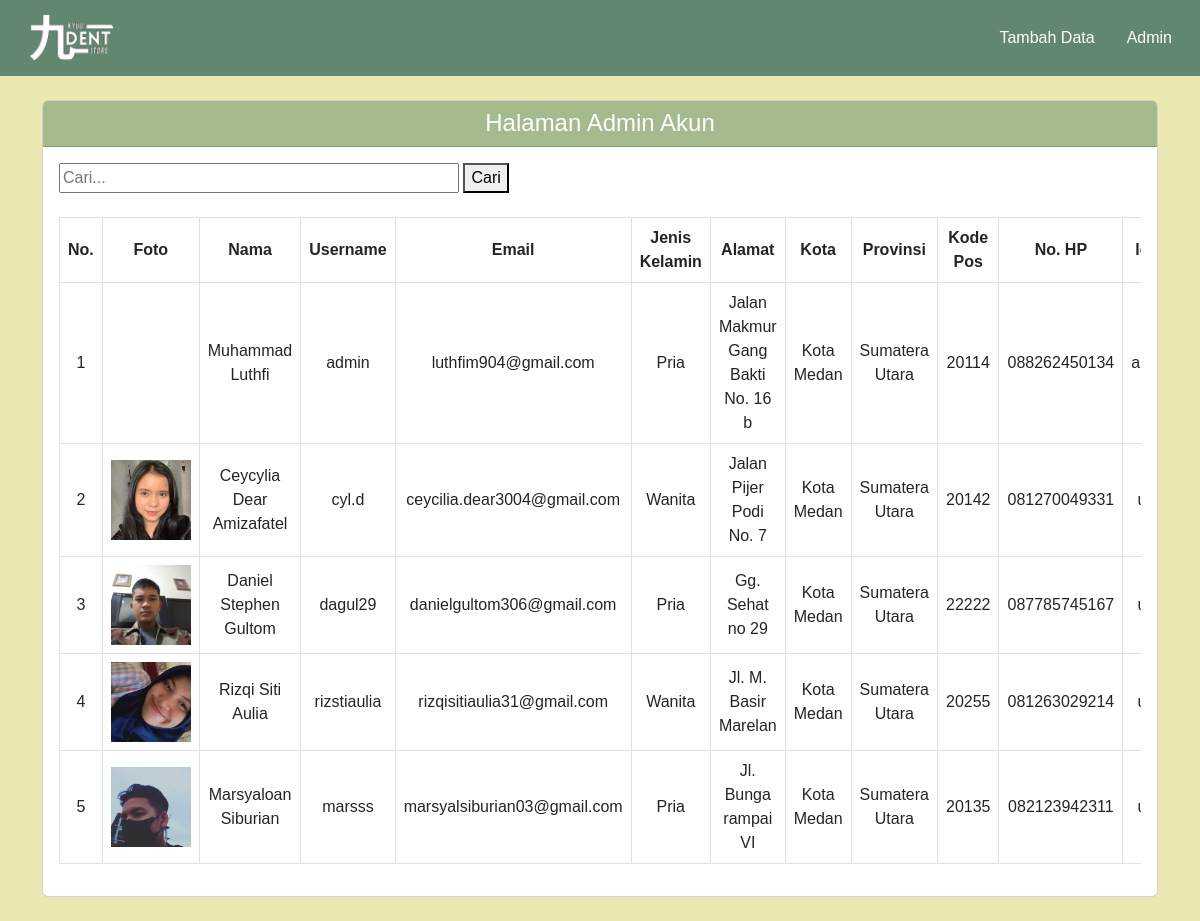
The page /?p=adminAkun (signed in) on the database as committed earlier.
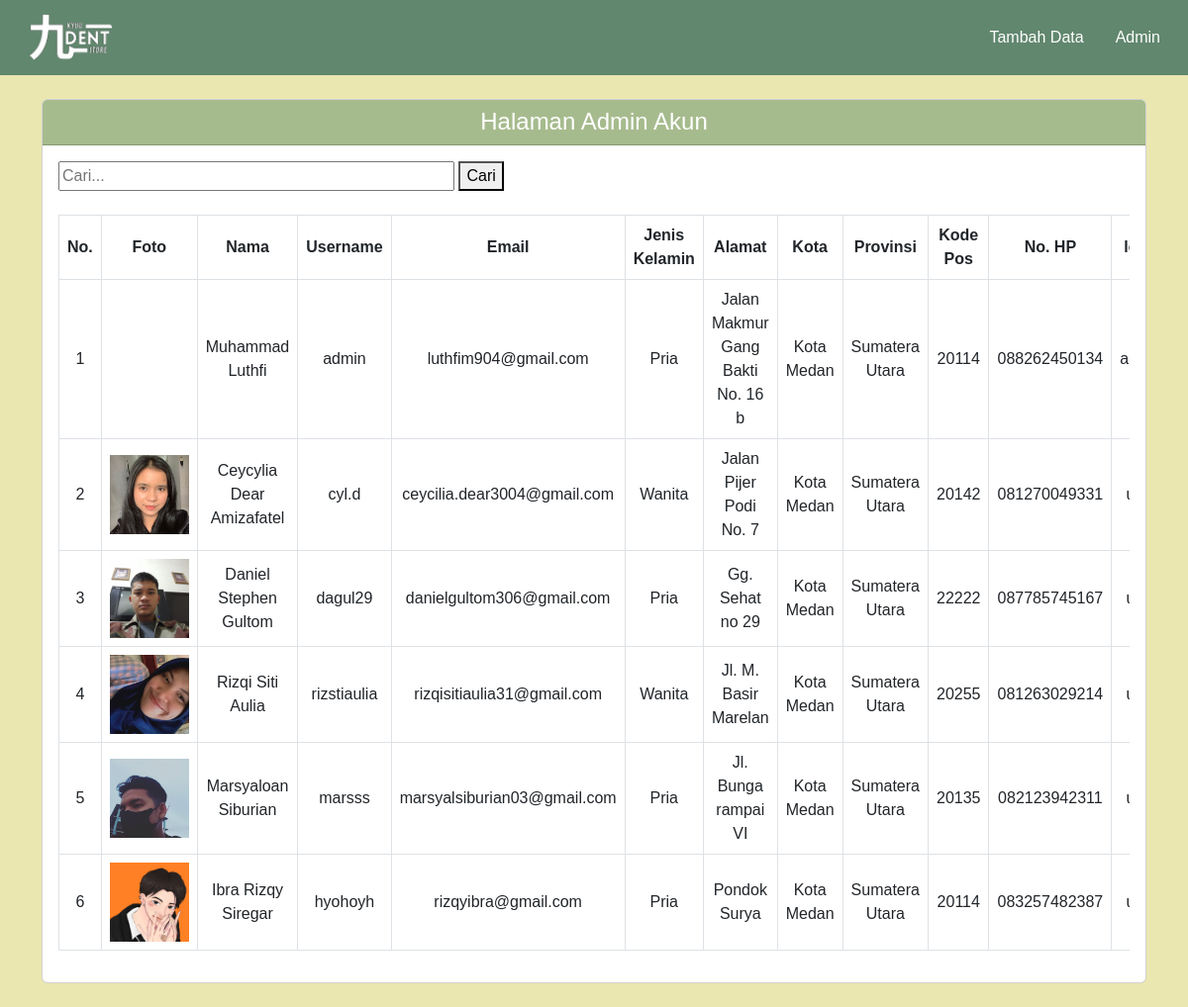
The same page on the database as committed later.
### tables this page shows
CREATE TABLE `akun` (
  `id` int(11) NOT NULL,
  `img` varchar(60) NOT NULL,
  `username` varchar(30) NOT NULL,
  `email` varchar(50) NOT NULL,
  `nama` varchar(40) NOT NULL,
  `jenis_kelamin` varchar(20) NOT NULL,
  `alamat` text NOT NULL,
  `kota` varchar(40) NOT NULL,
  `provinsi` varchar(40) NOT NULL,
  `kode_pos` varchar(20) NOT NULL,
  `no_hp` varchar(20) NOT NULL,
  `level` int(11) NOT NULL,
  `password` varchar(255) NOT NULL
);

### includes/functions.php (called while the page is built, shortened)
<?php
    $conn = mysqli_connect("localhost", "root", "", "kyuudent_store");
    function tampilkan($query){
        global $conn;
        $hasil = mysqli_query($conn, $query);
        $kosong = [];
        while($isi = mysqli_fetch_assoc($hasil)){
            $kosong[] = $isi;
        }
        return $kosong;
    }
?>

### page/adminAkun.php (the view, shortened to what this page needs)
<?php
    $data = tampilkan("SELECT * FROM akun ORDER BY id ASC");
?>
<div class="container">
    <div class="card col-12 p-0 detail">
        <div class="card-header bg-ijo2">
            <h4 class="card-title text-center mb-0 text-white">Halaman Admin Akun</h4>
        </div>
        <div class="card-body">
            <form method="POST" action="">
                <input autocomplete="off" size="40" type="text" name="keyword" id="" placeholder="Cari...">
                <button type="submit" name="cari">
                    Cari
                </button>
            </form>
            <br>
            <div class="table-responsive">
                <table class="table table-bordered text-center align-middle table-responsive">
                    <tr>
                        <th>No.</th>
                        <th>Foto</th>
                        <th>Nama</th>
                        <th>Username</th>
                        <th>Email</th>
                        <th>Jenis Kelamin</th>
                        <th>Alamat</th>
                        <th>Kota</th>
                        <th>Provinsi</th>
                        <th>Kode Pos</th>
                        <th>No. HP</th>
                        <th>level</th>
                    </tr>
                    <?php
                        $i = 1;
                        foreach($data as $row) :
                        $level = $row["level"];
                        $level = ($level == 1) ? "admin" : "user";
                    ?>
                    <tr>
                        <td><?= $i; ?></td>
                        <td><img src="assets/img/<?= $row["img"] ?>" alt="" width="80px"></td>
                        <td><?= $row["nama"]; ?></td>
                        <td><?= $row["username"] ?></td>
                        <td><?= $row["email"] ?></td>
                        <td><?= $row["jenis_kelamin"]; ?></td>
                        <td><?= $row["alamat"]; ?></td>
                        <td><?= $row["kota"]; ?></td>
                        <td><?= $row["provinsi"]; ?></td>
                        <td><?= $row["kode_pos"]; ?></td>
                        <td><?= $row["no_hp"]; ?></td>
                        <td><?= $level ?></td>
                    </tr>
                    <?php $i++; ?>
                    <?php endforeach; ?>
                </table>
            </div>
        </div>
    </div>
</div>

Rows that differ between the two databases and show on the page:
added akun: img (picture), nama "Ibra Rizqy Siregar", username "hyohoyh", email "rizqyibra@gmail.com", jenis_kelamin "Pria", alamat "Pondok Surya", kota "Kota Medan", provinsi "Sumatera Utara", kode_pos "20114", no_hp "083257482387"
